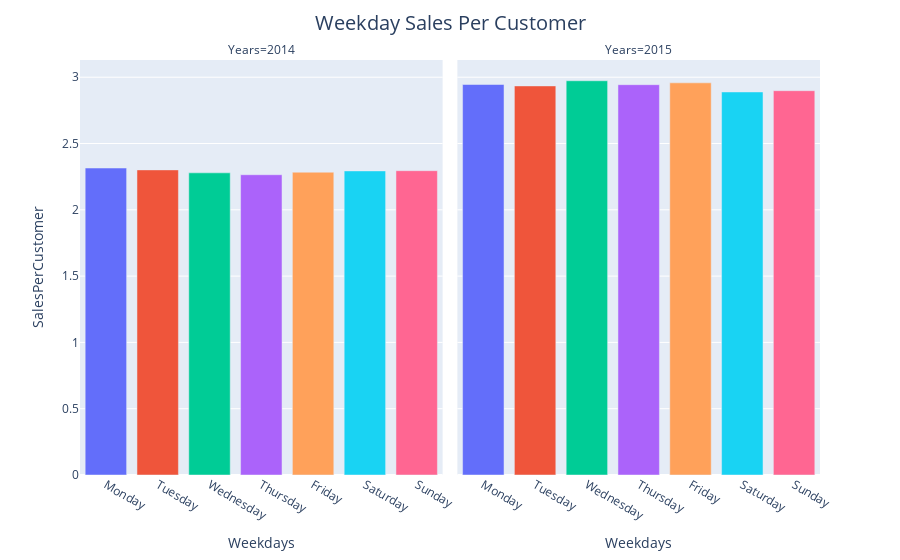

Notebook code cell kept with this figure:
### Markdown cell above
Thống kê xem một khách hàng mua bao nhiêu sản phẩm theo ngày trong tuần giữa 2014 và 2015

### Code cell
temp7=temp6.groupby(['Years','Weekdays'],as_index=False).agg(Sales=('Sales','sum'),Customers=('Customers','sum')).eval('SalesPerCustomer=Sales/Customers').drop(columns=['Sales','Customers'])

fig=px.bar(temp7,x='Weekdays',y='SalesPerCustomer',color='Weekdays',facet_col='Years',
      category_orders={'Weekdays':['Monday','Tuesday','Wednesday','Thursday','Friday','Saturday','Sunday']})

fig.update_layout(title_text='Weekday Sales Per Customer',title_x=0.5,
                 title={'font': {'size':20}},
                 showlegend=False)


fig.show()

### Figure 1 — Plotly figure (JSON) as saved in the notebook; plotly's stock layout.template omitted (floating-point values rounded to 4 significant figures)
{"data": [{"alignmentgroup": "True", "hovertemplate": "Weekdays=%{x}<br>Years=2014<br>SalesPerCustomer=%{y}<extra></extra>", "legendgroup": "Monday", "marker": {"color": "#636efa", "pattern": {"shape": ""}}, "name": "Monday", "offsetgroup": "Monday", "orientation": "v", "showlegend": true, "textposition": "auto", "type": "bar", "x": ["Monday"], "xaxis": "x", "y": [2.315], "yaxis": "y"}, {"alignmentgroup": "True", "hovertemplate": "Weekdays=%{x}<br>Years=2015<br>SalesPerCustomer=%{y}<extra></extra>", "legendgroup": "Monday", "marker": {"color": "#636efa", "pattern": {"shape": ""}}, "name": "Monday", "offsetgroup": "Monday", "orientation": "v", "showlegend": false, "textposition": "auto", "type": "bar", "x": ["Monday"], "xaxis": "x2", "y": [2.945], "yaxis": "y2"}, {"alignmentgroup": "True", "hovertemplate": "Weekdays=%{x}<br>Years=2014<br>SalesPerCustomer=%{y}<extra></extra>", "legendgroup": "Tuesday", "marker": {"color": "#EF553B", "pattern": {"shape": ""}}, "name": "Tuesday", "offsetgroup": "Tuesday", "orientation": "v", "showlegend": true, "textposition": "auto", "type": "bar", "x": ["Tuesday"], "xaxis": "x", "y": [2.301], "yaxis": "y"}, {"alignmentgroup": "True", "hovertemplate": "Weekdays=%{x}<br>Years=2015<br>SalesPerCustomer=%{y}<extra></extra>", "legendgroup": "Tuesday", "marker": {"color": "#EF553B", "pattern": {"shape": ""}}, "name": "Tuesday", "offsetgroup": "Tuesday", "orientation": "v", "showlegend": false, "textposition": "auto", "type": "bar", "x": ["Tuesday"], "xaxis": "x2", "y": [2.935], "yaxis": "y2"}, {"alignmentgroup": "True", "hovertemplate": "Weekdays=%{x}<br>Years=2014<br>SalesPerCustomer=%{y}<extra></extra>", "legendgroup": "Wednesday", "marker": {"color": "#00cc96", "pattern": {"shape": ""}}, "name": "Wednesday", "offsetgroup": "Wednesday", "orientation": "v", "showlegend": true, "textposition": "auto", "type": "bar", "x": ["Wednesday"], "xaxis": "x", "y": [2.279], "yaxis": "y"}, {"alignmentgroup": "True", "hovertemplate": "Weekdays=%{x}<br>Years=2015<br>SalesPerCustomer=%{y}<extra></extra>", "legendgroup": "Wednesday", "marker": {"color": "#00cc96", "pattern": {"shape": ""}}, "name": "Wednesday", "offsetgroup": "Wednesday", "orientation": "v", "showlegend": false, "textposition": "auto", "type": "bar", "x": ["Wednesday"], "xaxis": "x2", "y": [2.973], "yaxis": "y2"}, {"alignmentgroup": "True", "hovertemplate": "Weekdays=%{x}<br>Years=2014<br>SalesPerCustomer=%{y}<extra></extra>", "legendgroup": "Thursday", "marker": {"color": "#ab63fa", "pattern": {"shape": ""}}, "name": "Thursday", "offsetgroup": "Thursday", "orientation": "v", "showlegend": true, "textposition": "auto", "type": "bar", "x": ["Thursday"], "xaxis": "x", "y": [2.265], "yaxis": "y"}, {"alignmentgroup": "True", "hovertemplate": "Weekdays=%{x}<br>Years=2015<br>SalesPerCustomer=%{y}<extra></extra>", "legendgroup": "Thursday", "marker": {"color": "#ab63fa", "pattern": {"shape": ""}}, "name": "Thursday", "offsetgroup": "Thursday", "orientation": "v", "showlegend": false, "textposition": "auto", "type": "bar", "x": ["Thursday"], "xaxis": "x2", "y": [2.944], "yaxis": "y2"}, {"alignmentgroup": "True", "hovertemplate": "Weekdays=%{x}<br>Years=2014<br>SalesPerCustomer=%{y}<extra></extra>", "legendgroup": "Friday", "marker": {"color": "#FFA15A", "pattern": {"shape": ""}}, "name": "Friday", "offsetgroup": "Friday", "orientation": "v", "showlegend": true, "textposition": "auto", "type": "bar", "x": ["Friday"], "xaxis": "x", "y": [2.284], "yaxis": "y"}, {"alignmentgroup": "True", "hovertemplate": "Weekdays=%{x}<br>Years=2015<br>SalesPerCustomer=%{y}<extra></extra>", "legendgroup": "Friday", "marker": {"color": "#FFA15A", "pattern": {"shape": ""}}, "name": "Friday", "offsetgroup": "Friday", "orientation": "v", "showlegend": false, "textposition": "auto", "type": "bar", "x": ["Friday"], "xaxis": "x2", "y": [2.958], "yaxis": "y2"}, {"alignmentgroup": "True", "hovertemplate": "Weekdays=%{x}<br>Years=2014<br>SalesPerCustomer=%{y}<extra></extra>", "legendgroup": "Saturday", "marker": {"color": "#19d3f3", "pattern": {"shape": ""}}, "name": "Saturday", "offsetgroup": "Saturday", "orientation": "v", "showlegend": true, "textposition": "auto", "type": "bar", "x": ["Saturday"], "xaxis": "x", "y": [2.293], "yaxis": "y"}, {"alignmentgroup": "True", "hovertemplate": "Weekdays=%{x}<br>Years=2015<br>SalesPerCustomer=%{y}<extra></extra>", "legendgroup": "Saturday", "marker": {"color": "#19d3f3", "pattern": {"shape": ""}}, "name": "Saturday", "offsetgroup": "Saturday", "orientation": "v", "showlegend": false, "textposition": "auto", "type": "bar", "x": ["Saturday"], "xaxis": "x2", "y": [2.889], "yaxis": "y2"}, {"alignmentgroup": "True", "hovertemplate": "Weekdays=%{x}<br>Years=2014<br>SalesPerCustomer=%{y}<extra></extra>", "legendgroup": "Sunday", "marker": {"color": "#FF6692", "pattern": {"shape": ""}}, "name": "Sunday", "offsetgroup": "Sunday", "orientation": "v", "showlegend": true, "textposition": "auto", "type": "bar", "x": ["Sunday"], "xaxis": "x", "y": [2.295], "yaxis": "y"}, {"alignmentgroup": "True", "hovertemplate": "Weekdays=%{x}<br>Years=2015<br>SalesPerCustomer=%{y}<extra></extra>", "legendgroup": "Sunday", "marker": {"color": "#FF6692", "pattern": {"shape": ""}}, "name": "Sunday", "offsetgroup": "Sunday", "orientation": "v", "showlegend": false, "textposition": "auto", "type": "bar", "x": ["Sunday"], "xaxis": "x2", "y": [2.898], "yaxis": "y2"}], "layout": {"annotations": [{"font": {}, "showarrow": false, "text": "Years=2014", "x": 0.245, "xanchor": "center", "xref": "paper", "y": 1, "yanchor": "bottom", "yref": "paper"}, {"font": {}, "showarrow": false, "text": "Years=2015", "x": 0.755, "xanchor": "center", "xref": "paper", "y": 1, "yanchor": "bottom", "yref": "paper"}], "barmode": "relative", "legend": {"title": {"text": "Weekdays"}, "tracegroupgap": 0}, "margin": {"t": 60}, "showlegend": false, "title": {"font": {"size": 20}, "text": "Weekday Sales Per Customer", "x": 0.5}, "xaxis": {"anchor": "y", "categoryarray": ["Monday", "Tuesday", "Wednesday", "Thursday", "Friday", "Saturday", "Sunday"], "categoryorder": "array", "domain": [0, 0.49], "title": {"text": "Weekdays"}}, "xaxis2": {"anchor": "y2", "categoryarray": ["Monday", "Tuesday", "Wednesday", "Thursday", "Friday", "Saturday", "Sunday"], "categoryorder": "array", "domain": [0.51, 1], "matches": "x", "title": {"text": "Weekdays"}}, "yaxis": {"anchor": "x", "domain": [0, 1], "title": {"text": "SalesPerCustomer"}}, "yaxis2": {"anchor": "x2", "domain": [0, 1], "matches": "y", "showticklabels": false}}}
